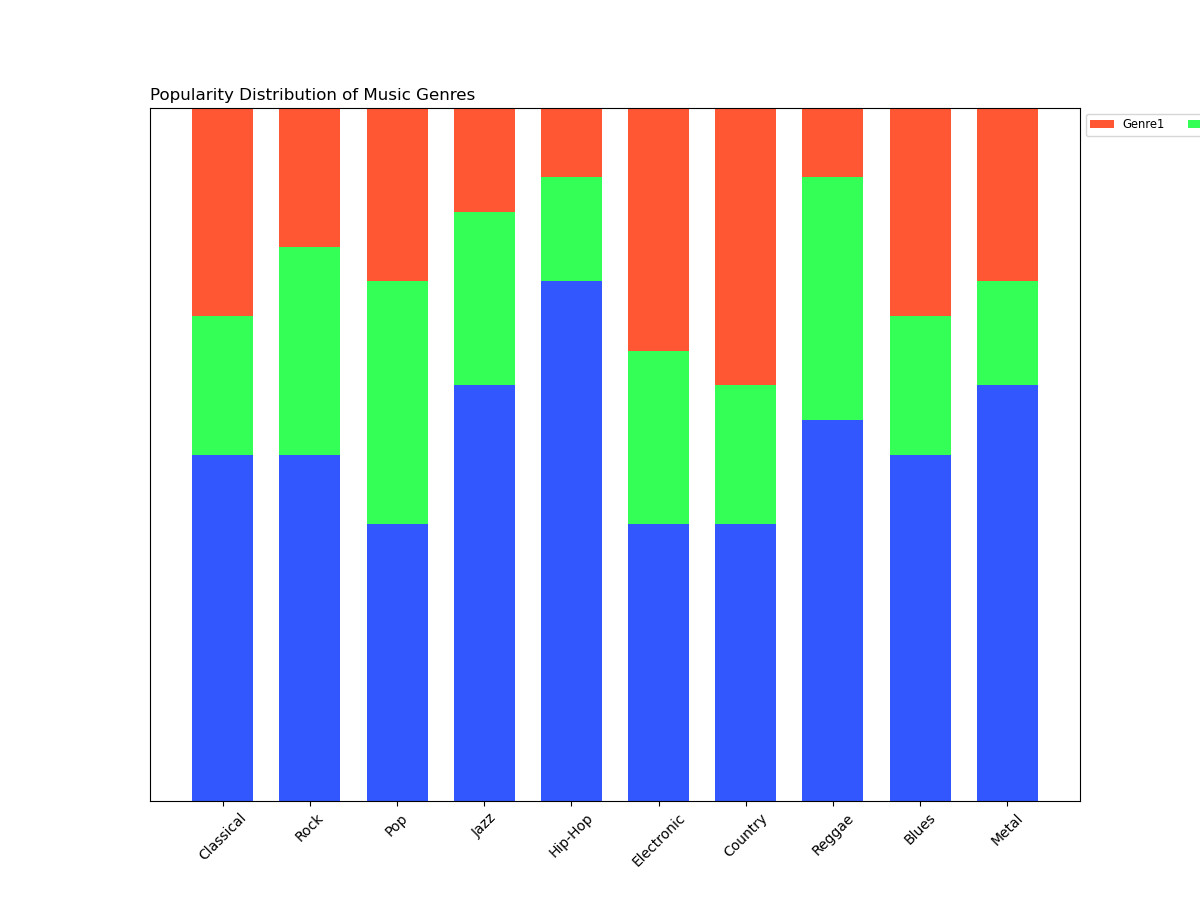

Recreate this plot in Python.

import matplotlib.pyplot as plt
import numpy as np

# Data
categories = ['Classical', 'Rock', 'Pop', 'Jazz', 'Hip-Hop', 'Electronic', 'Country', 'Reggae', 'Blues', 'Metal']
genre1 = [30, 20, 25, 15, 10, 35, 40, 10, 30, 25]
genre2 = [20, 30, 35, 25, 15, 25, 20, 35, 20, 15]
genre3 = [50, 50, 40, 60, 75, 40, 40, 55, 50, 60]

# Stack data
data = np.array([genre1, genre2, genre3])
data_cum = data.cumsum(axis=0)

# Color codes
colors = ['#FF5733', '#33FF57', '#3357FF']

# Bar width
bar_width = 0.7

# Plotting
fig, ax = plt.subplots(figsize=(12, 9))
ax.set_ylim(0, np.sum(data, axis=0).max())
ax.invert_yaxis()
ax.yaxis.set_visible(False)

for i, colname in enumerate(['Genre1', 'Genre2', 'Genre3']):
    heights = data[i]
    starts = data_cum[i] - heights
    ax.bar(categories, heights, bottom=starts, width=bar_width, label=colname, color=colors[i])

ax.legend(ncol=3, bbox_to_anchor=(1, 1), loc='upper left', fontsize='small')
plt.title('Popularity Distribution of Music Genres', loc='left')
plt.xticks(rotation=45)
plt.show()
